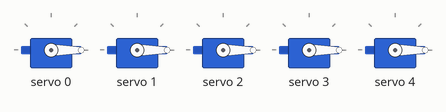
Recording of a sketch running on a simulated ESP8266 (NodeMCU). Shown: 5 × servo. WiFi joins after 1.5 s; servers stay silent unless stated; what the sketch prints to the serial monitor is not drawn.

Above: at 2.28 s.
At 2.91 s:
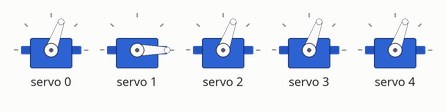
At 3.7 s:
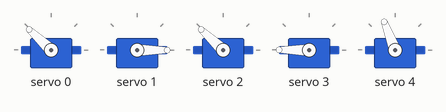
Timing chart, 0 to 5.2 s (numbered marks = the images above):
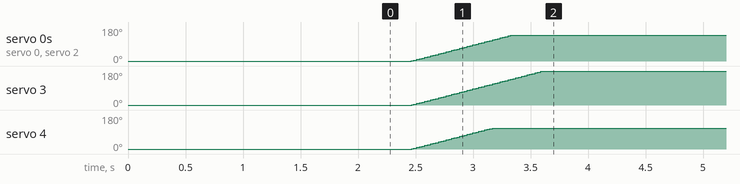

The sketch:

EnginesFingerElbow.ino
```cpp
#include <ESP8266WiFi.h>
#include <WiFiUDP.h>
#include <Adafruit_PWMServoDriver.h>

Adafruit_PWMServoDriver pwm = Adafruit_PWMServoDriver();
#define SERVO_FREQ 50
uint8_t serv_p1 = 0;
uint8_t serv_p2 = 1;
uint8_t serv_p3 = 2;
uint8_t serv_nad = 3;
uint8_t serv_lok = 4;

int sensor_p1=0;
int sensor_p2=0;
int sensor_p3=0;
int sensor_nad=0;
int sensor_lok=0;

int pozycja_p1=0;
int pozycja_p2=0;
int pozycja_p3=0;
int pozycja_nad=0;
int pozycja_lok=0;

int i=0;
int j=0;

#define SERVOMIN  200
#define SERVOMAX  300

const char* ssid = "test2";
const char* pw = "22345678";
byte data[200] ={};
int packetsize = 0;
int arr[5];
String receiveddata="";
WiFiUDP Server;

void setup() {
  Serial.begin(115200);

  pwm.begin();
  pwm.setOscillatorFrequency(27000000);  // The int.osc. is closer to 27MHz
  pwm.setPWMFreq(SERVO_FREQ);  // Analog servos run at ~50 Hz updates

  delay(100);

  WiFi.mode(WIFI_STA);
  WiFi.begin("Jest_moc","olimp123");
  Serial.println();
  Serial.print("Wait for WiFi... ");

  while(WiFi.status() != WL_CONNECTED)
  {
    Serial.print(".");
    digitalWrite(LED_BUILTIN, HIGH);
    delay(500);
    digitalWrite(LED_BUILTIN, LOW);
    delay(500);
  }
  Serial.println("WiFi connected");
  Server.begin(3006);
}

void loop() {

    char message = Server.parsePacket();
    packetsize = Server.available();
    if (message)
    {
     Server.read(data,packetsize);
     IPAddress remoteip=Server.remoteIP();
     //Server.write(data);
     Server.endPacket();
    }

    if(packetsize) {
      for (int i=0;packetsize > i ;i++)
      {
        //Serial.println(data[i]);
      }
    }

memcpy(arr, data, 20);


///////////////////////////////////////////////////////
//palec 1 - KCIUK
sensor_p1=1003-1.30*arr[4];
if (sensor_p1>400) {sensor_p1=400;}
if (sensor_p1<100) {sensor_p1=100;}

if (sensor_p1 > pozycja_p1)
  {
    pozycja_p1 = pozycja_p1 + 1;
    if (pozycja_p1>400) {pozycja_p1=400;}
    pwm.setPWM(serv_p1, 0, pozycja_p1);
  }

  if (sensor_p1 < pozycja_p1)
  {
    pozycja_p1 = pozycja_p1 - 1;
    if (pozycja_p1<100) {pozycja_p1=100;}
    pwm.setPWM(serv_p1, 0, pozycja_p1);
  }

///////////////////////////////////////////////////////
//palec 2 - WSKAZUJACY
sensor_p2=12*arr[1]-10580;
if (sensor_p2>400) {sensor_p2=400;}
if (sensor_p2<100) {sensor_p2=100;}

if (sensor_p2 > pozycja_p2)
  {
    pozycja_p2 = pozycja_p2 + 1;
    if (pozycja_p2>400) {pozycja_p2=400;}
    pwm.setPWM(serv_p2, 0, pozycja_p2);
  }

  if (sensor_p2 < pozycja_p2)
  {
    pozycja_p2 = pozycja_p2 - 1;
    if (pozycja_p2<100) {pozycja_p2=100;}
    pwm.setPWM(serv_p2, 0, pozycja_p2);
  }

///////////////////////////////////////////////////////
//palec 3 - ŚRODKOWY
sensor_p3=6839-7.31*arr[0];
if (sensor_p3>400) {sensor_p3=400;}
if (sensor_p3<100) {sensor_p3=100;}

if (sensor_p3 > pozycja_p3)
  {
    pozycja_p3 = pozycja_p3 + 1;
    if (pozycja_p3>400) {pozycja_p3=400;}
    pwm.setPWM(serv_p3, 0, pozycja_p3);
  }

  if (sensor_p3 < pozycja_p3)
  {
    pozycja_p3 = pozycja_p3 - 1;
    if (pozycja_p3<100) {pozycja_p3=100;}
    pwm.setPWM(serv_p3, 0, pozycja_p3);
  }

///////////////////////////////////////////////////////
//NADGARSTEK
sensor_nad=500-2.22*arr[2];
if (sensor_nad>500) {sensor_nad=500;}
if (sensor_nad<100) {sensor_nad=100;}

if (sensor_nad > pozycja_nad)
  {
    pozycja_nad = pozycja_nad + 1;
    if (pozycja_nad>500) {pozycja_nad=500;}
    pwm.setPWM(serv_nad, 0, pozycja_nad);
  }

  if (sensor_nad < pozycja_nad)
  {
    pozycja_nad = pozycja_nad - 1;
    if (pozycja_nad<100) {pozycja_nad=100;}
    pwm.setPWM(serv_nad, 0, pozycja_nad);
  }

///////////////////////////////////////////////////////
//ŁOKIEĆ

sensor_lok=800-arr[3];
if (sensor_lok>345) {sensor_lok=345;}
if (sensor_lok<220) {sensor_lok=220;}

if (sensor_lok > pozycja_lok)
  {
    pozycja_lok = pozycja_lok + 1;
    if (pozycja_lok>345) {pozycja_lok=345;}
    pwm.setPWM(serv_lok, 0, pozycja_lok);
  }

  if (sensor_nad < pozycja_nad)
  {
    pozycja_lok = pozycja_lok - 1;
    if (pozycja_lok<220) {pozycja_lok=220;}
    pwm.setPWM(serv_lok, 0, pozycja_lok);
  }


Serial.print(arr[4]);
Serial.print("\t");
Serial.print(sensor_p1);
Serial.print("\t");
Serial.print("\t");
Serial.print(arr[1]);
Serial.print("\t");
Serial.print(sensor_p2);
Serial.print("\t");
Serial.print("\t");
Serial.print(arr[0]);
Serial.print("\t");
Serial.print(sensor_p3);
Serial.print("\t");
Serial.print("\t");
Serial.print(arr[2]);
Serial.print("\t");
Serial.print(sensor_nad);
Serial.print("\t");
Serial.print("\t");
Serial.print(arr[3]);
Serial.print("\t");
Serial.print(sensor_lok);
Serial.println("");


}
```

Measured:
- by itself, servo 0: moves from 0° to 137° over 0.87 s
- by itself, servo 2: moves from 0° to 137° over 0.86 s
- by itself, servo 3: moves from 0° to 180° over 1.1 s
- by itself, servo 4: moves from 0° to 111° over 0.70 s
